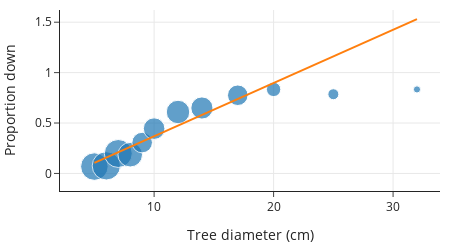

The code cell stored with this chart in its notebook:
### Markdown cell above
Then we add this fitted line to our scatter plot of proportions:

### Code cell
X_plt = pd.DataFrame(
    {"diameter": np.linspace(X["diameter"].min(), X["diameter"].max(), 10)}
)

fig.add_trace(
    go.Scatter(x=X_plt['diameter'], y=lin_reg.predict(X_plt), mode="lines")
)

fig.update_layout(showlegend=False)
fig.show()

### Figure 1 — Plotly figure (JSON) as saved in the notebook; plotly's stock layout.template omitted (floating-point values rounded to 4 significant figures)
{"data": [{"hovertemplate": "Tree diameter (cm)=%{x}<br>Proportion down=%{y}<br>count=%{marker.size}<extra></extra>", "legendgroup": "", "marker": {"color": "#1F77B4", "size": [88, 93, 91, 70, 49, 54, 64, 57, 49, 24, 14, 6], "sizemode": "area", "sizeref": 0.2325, "symbol": "circle"}, "mode": "markers", "name": "", "orientation": "v", "showlegend": false, "type": "scatter", "x": [5, 6, 7, 8, 9, 10, 12, 14, 17, 20, 25, 32], "xaxis": "x", "y": [0.06818, 0.07527, 0.1978, 0.1857, 0.3061, 0.4444, 0.6094, 0.6491, 0.7755, 0.8333, 0.7857, 0.8333], "yaxis": "y"}, {"mode": "lines", "type": "scatter", "x": [5, 8, 11, 14, 17, 20, 23, 26, 29, 32], "y": [0.1053, 0.2638, 0.4222, 0.5807, 0.7391, 0.8975, 1.056, 1.214, 1.373, 1.531]}], "layout": {"height": 250, "legend": {"itemsizing": "constant", "tracegroupgap": 0}, "showlegend": false, "width": 450, "xaxis": {"anchor": "y", "autorange": true, "domain": [0, 1], "range": [2.123, 33.93], "title": {"text": "Tree diameter (cm)"}, "type": "linear"}, "yaxis": {"anchor": "x", "autorange": true, "domain": [0, 1], "range": [-0.1741, 1.621], "title": {"text": "Proportion down"}, "type": "linear"}}}
